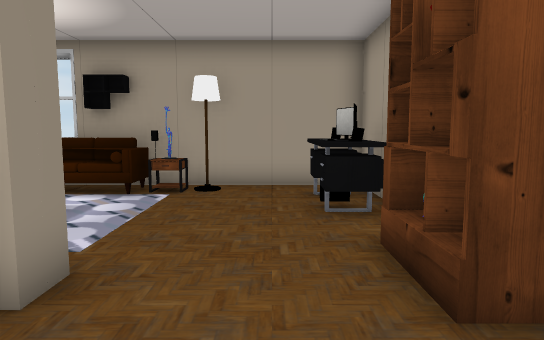
[1] (above)

19 first-person views from a walk through a 3-D level made in the Unity game engine. The camera is 1.5 m above the floor, tilts 6° down and sees 70° across. The floor is counted in squares, 1 m on a side. Each view is taken from the middle of a square. On the plan, view 1 faces up. The plan holds only what a view shows up to about 17 squares ahead; the rest is blank. The place goes on beyond the plan. The player is left out. Door leaves are left out, so doorways stand open. Some surface patterns are stand-ins.

[2]
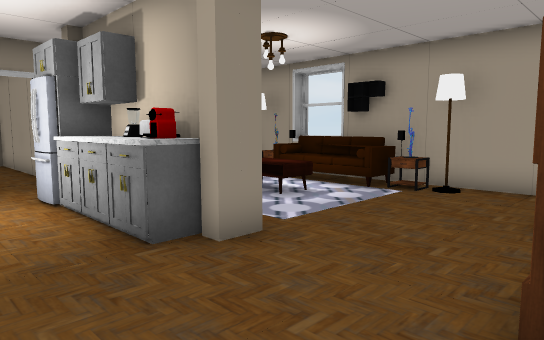

[3]
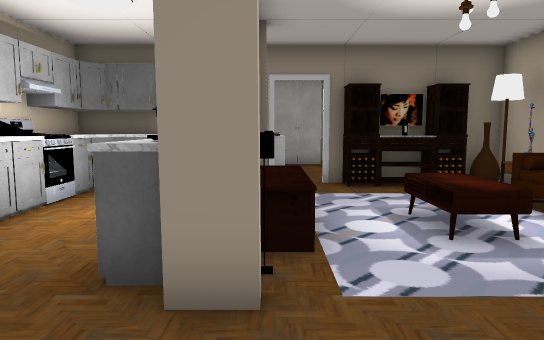

[4]
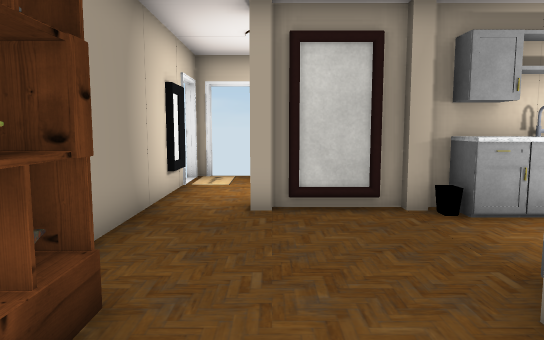

[5]
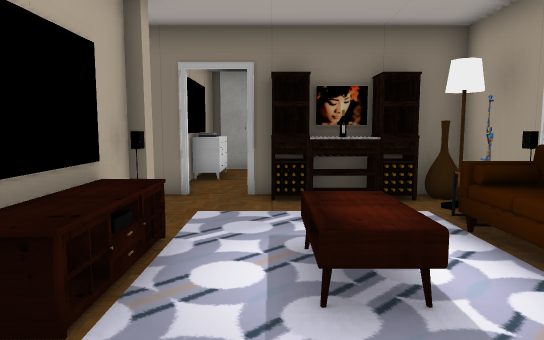

[6]
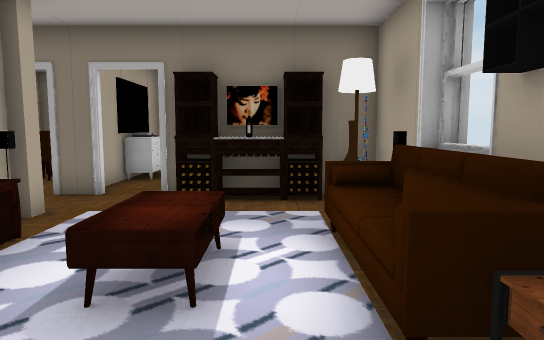

[7]
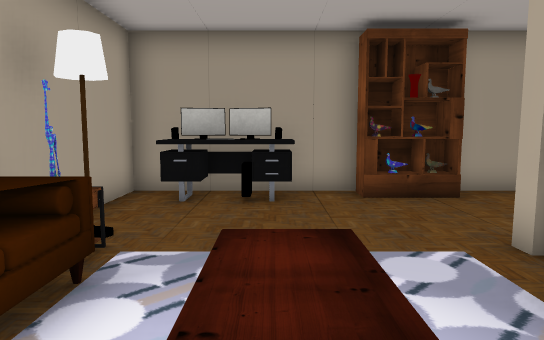

[8]
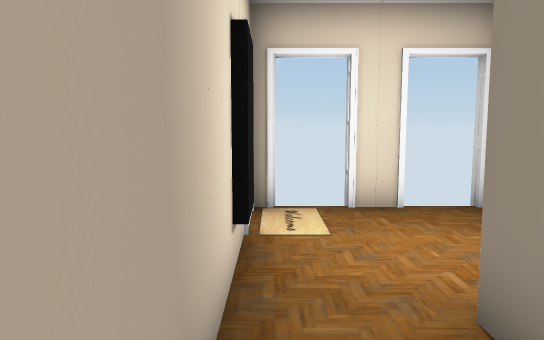

[9]
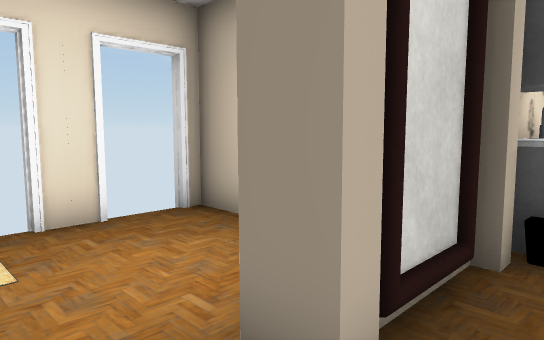

[10]
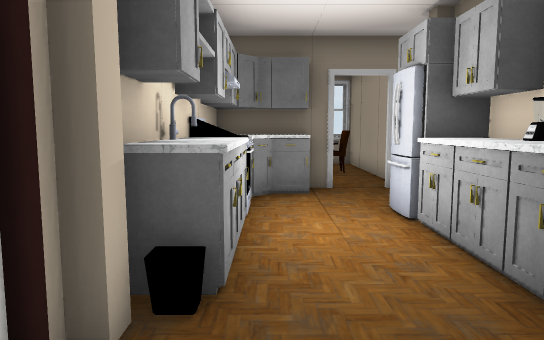

[11]
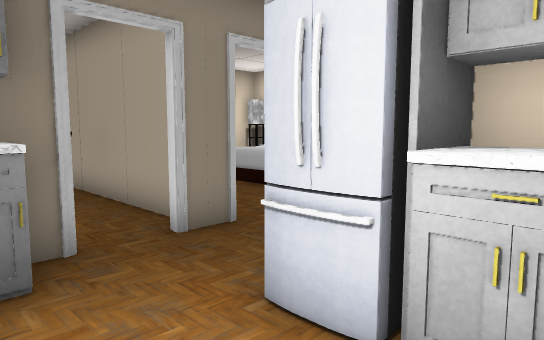

[12]
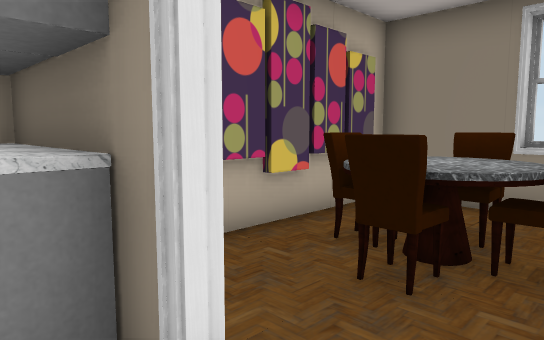

[13]
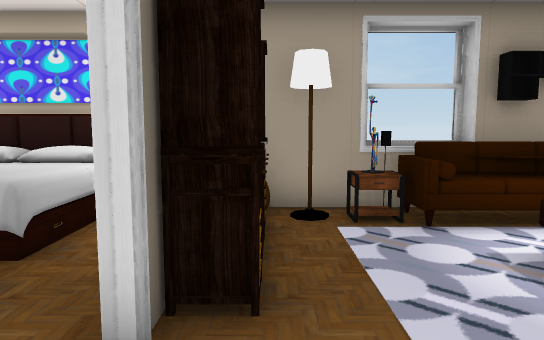

[14]
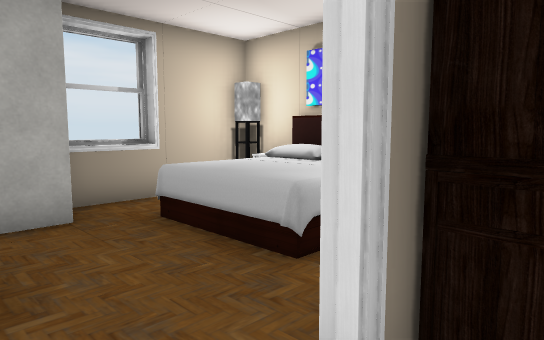

[15]
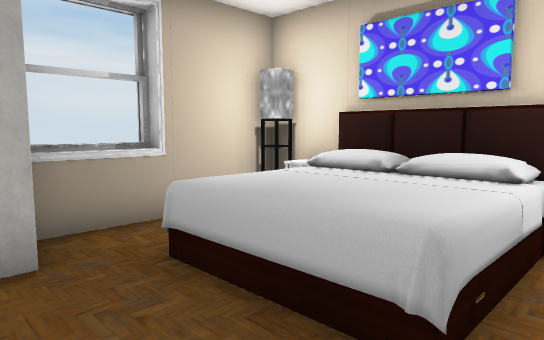

[16]
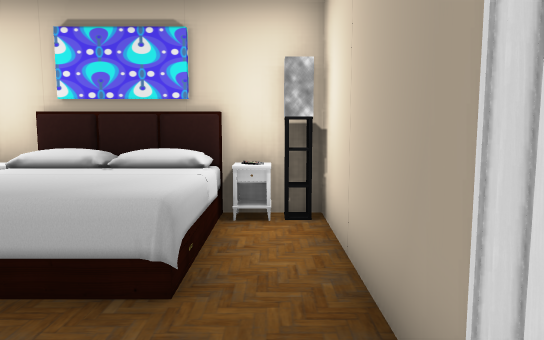

[17]
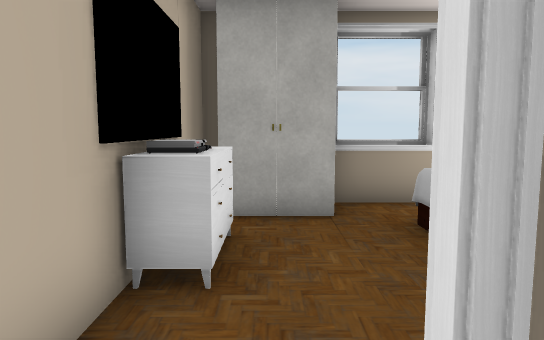

[18]
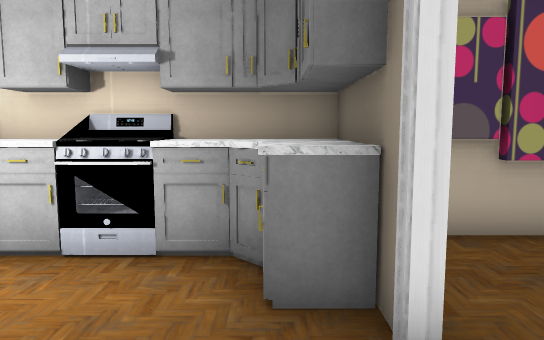

[19]
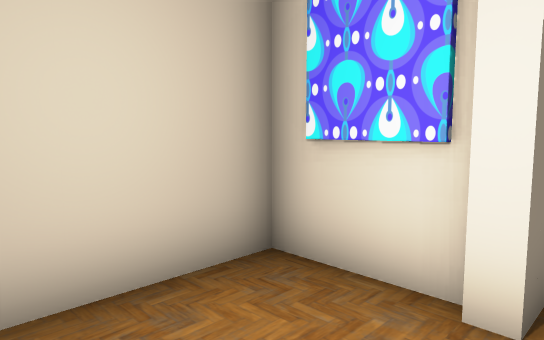

### Floor plan
Ten units are one square. View 1 is at (0, 0); x grows to the right and y downward. Boxes are objects, and circles mark ways between rooms. Rooms are numbered by the first view taken in them; rooms with no view inside come last. Other rooms are left out.
<svg viewBox="-177 -120 207 189">
<path fill="none" stroke="#000" d="M-25 -23 -61 -23M-26 14 -15 14M24 -49 24 -104 -22 -104M-66 4 -34 4 -34 14M-14 16 -24 16 -24 64 -19 64M-99 -41 -99 -30M-52 -107 -72 -107M-100 -9 -89 -9 -89 0 -85 4 -76 4M-99 -76 -99 -55M-80 -104 -99 -104 -99 -91M-99 14 -30 14M24 44 24 -25M-6 64 6 64M-99 -90 -99 -84M-101 -55 -101 -109M-123 -36 -109 -36M-115 -109 -120 -109M-172 -83 -172 -63M-169 -36 -146 -36M-169 -109 -169 -63M-103 -15 -99 -15M-151 12 -114 12M-151 14 -114 14M-109 -34 -169 -34M-99 -30 -103 -30M-163 12 -153 12M-169 -40 -169 15"/>
<rect x="-95" y="-65" width="10" height="10" fill="#bbb"><title>other object</title></rect>
<rect x="-95" y="-85" width="10" height="20" fill="#bbb"><title>other object</title></rect>
<rect x="-95" y="-95" width="10" height="10" fill="#bbb"><title>other object</title></rect>
<rect x="-95" y="-105" width="10" height="10" fill="#bbb"><title>other object</title></rect>
<rect x="-85" y="-35" width="10" height="10" fill="#bbb"><title>other object</title></rect>
<rect x="-85" y="-45" width="10" height="10" fill="#bbb"><title>other object</title></rect>
<rect x="-85" y="-105" width="10" height="10" fill="#bbb"><title>other object</title></rect>
<rect x="-75" y="-5" width="10" height="20" fill="#bbb"><title>other object</title></rect>
<rect x="-75" y="-35" width="10" height="20" fill="#bbb"><title>other object</title></rect>
<rect x="-75" y="-45" width="10" height="10" fill="#bbb"><title>other object</title></rect>
<rect x="-75" y="-105" width="10" height="20" fill="#bbb"><title>other object</title></rect>
<rect x="-65" y="-35" width="10" height="10" fill="#bbb"><title>other object</title></rect>
<rect x="-65" y="-45" width="10" height="10" fill="#bbb"><title>other object</title></rect>
<rect x="-65" y="-75" width="30" height="10" fill="#bbb"><title>other object</title></rect>
<rect x="-65" y="-105" width="40" height="20" fill="#bbb"><title>other object</title></rect>
<rect x="-55" y="-45" width="10" height="10" fill="#bbb"><title>other object</title></rect>
<rect x="-45" y="-35" width="10" height="10" fill="#bbb"><title>other object</title></rect>
<rect x="-45" y="-45" width="10" height="10" fill="#bbb"><title>other object</title></rect>
<rect x="-35" y="5" width="10" height="10" fill="#bbb"><title>other object</title></rect>
<rect x="-35" y="-35" width="10" height="10" fill="#bbb"><title>other object</title></rect>
<rect x="-35" y="-45" width="10" height="10" fill="#bbb"><title>other object</title></rect>
<rect x="-35" y="-95" width="20" height="10" fill="#bbb"><title>other object</title></rect>
<rect x="-25" y="-35" width="10" height="10" fill="#bbb"><title>other object</title></rect>
<rect x="-25" y="-45" width="10" height="10" fill="#bbb"><title>other object</title></rect>
<rect x="-25" y="-105" width="10" height="10" fill="#bbb"><title>other object</title></rect>
<rect x="-15" y="5" width="10" height="10" fill="#bbb"><title>other object</title></rect>
<rect x="-5" y="15" width="10" height="10" fill="#bbb"><title>other object</title></rect>
<rect x="-5" y="5" width="10" height="10" fill="#bbb"><title>other object</title></rect>
<rect x="5" y="-85" width="10" height="10" fill="#bbb"><title>other object</title></rect>
<rect x="5" y="-95" width="10" height="10" fill="#bbb"><title>other object</title></rect>
<rect x="15" y="25" width="10" height="10" fill="#bbb"><title>other object</title></rect>
<rect x="15" y="-55" width="10" height="30" fill="#bbb"><title>other object</title></rect>
<rect x="15" y="-85" width="10" height="10" fill="#bbb"><title>other object</title></rect>
<rect x="-165" y="-55" width="10" height="10" fill="#bbb"><title>other object</title></rect>
<rect x="-165" y="-115" width="10" height="20" fill="#bbb"><title>other object</title></rect>
<rect x="-155" y="-105" width="40" height="40" fill="#bbb"><title>other object</title></rect>
<rect x="-145" y="-45" width="10" height="10" fill="#bbb"><title>other object</title></rect>
<rect x="-135" y="-45" width="10" height="10" fill="#bbb"><title>other object</title></rect>
<rect x="-115" y="-105" width="10" height="10" fill="#bbb"><title>other object</title></rect>
<rect x="-155" y="-25" width="10" height="20" fill="#bbb"><title>other object</title></rect>
<rect x="-145" y="-5" width="20" height="10" fill="#bbb"><title>other object</title></rect>
<rect x="-145" y="-15" width="20" height="10" fill="#bbb"><title>other object</title></rect>
<rect x="-145" y="-35" width="20" height="20" fill="#bbb"><title>other object</title></rect>
<rect x="-125" y="-15" width="10" height="10" fill="#bbb"><title>other object</title></rect>
<circle cx="-100" cy="-45" r="3" fill="#2a7"/>
<circle cx="-100" cy="-20" r="3" fill="#2a7"/>
<text x="-30" y="-40">1</text>
<text x="-130" y="-70">2</text>
<text x="-130" y="-10">3</text>
</svg>
Room 1 opens to room 2. Room 1 opens to room 3.

Where each view was taken, in squares from view 1:
view 1: 0 up, 0 right, facing up
view 2: 0 up, 2 right, facing up-left
view 3: 4 up, 1 right, facing left
view 4: 6 up, 0 right, facing down
view 5: 6 up, 1 left, facing left
view 6: 8 up, 1 left, facing left
view 7: 7 up, 7 left, facing right
view 8: 1 up, 2 right, facing down
view 9: 0 up, 2 right, facing down-left
view 10: 0 up, 0 right, facing left
view 11: 0 up, 5 left, facing up-left
view 12: 3 up, 9 left, facing down-left
view 13: 3 up, 9 left, facing up
view 14: 4 up, 9 left, facing up-left
view 15: 5 up, 11 left, facing up-left
view 16: 4 up, 11 left, facing up
view 17: 5 up, 9 left, facing left
view 18: 4 up, 9 left, facing down
view 19: 5 down, 1 right, facing up-left
